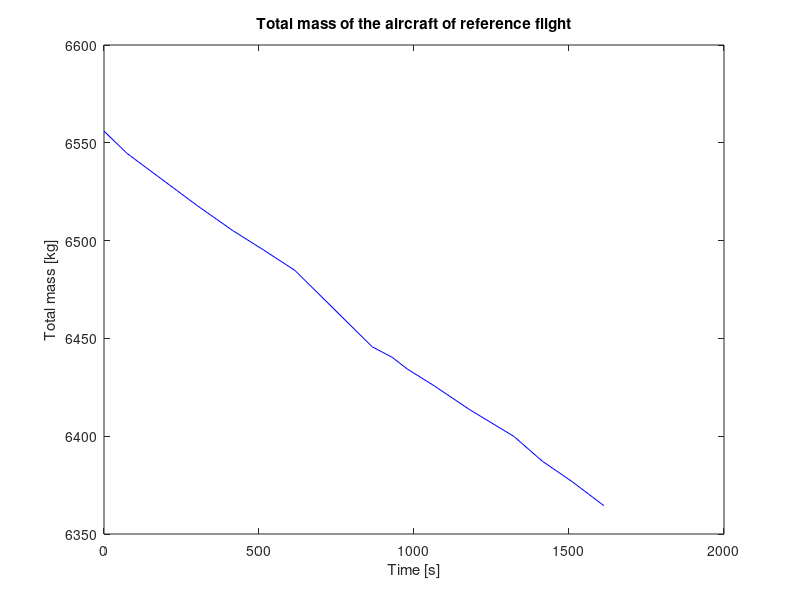

Write MATLAB code to recreate this figure.
M_fuelused = 0.453592*([[443], 
    [468],
    [527],
    [555],
    [577],
    [600],
    [686],
    [698],
    [711],
    [730],
    [757],
    [787],
    [815],
    [838],
    [865]]);
    %Total fuel used

t = ([1350,1424,1651,1765,1865,1966,2215,2280,2328,2415,2530,2672,2764,2860,2962]);
%Measured time instances

M_BEM = 9165*0.453592;                  %Basic empty  mass in kg
M_pax = 740;                            %Pax mass in kg
M_i_fuel = 4100*0.453592;               %Initial fuel mass
m_i_ramp = M_BEM+M_pax+M_i_fuel;        %Initial ramp mass
M_i_ramp = ones(15,1)*m_i_ramp;         %Matrix of initial ramp mass

Mtotal = M_i_ramp - M_fuelused;         %Total mass of the aircraft during flight

plot(t-t(1), Mtotal,'b')
xlabel('Time [s]')
ylabel('Total mass [kg]')
title('Total mass of the aircraft of reference flight')
